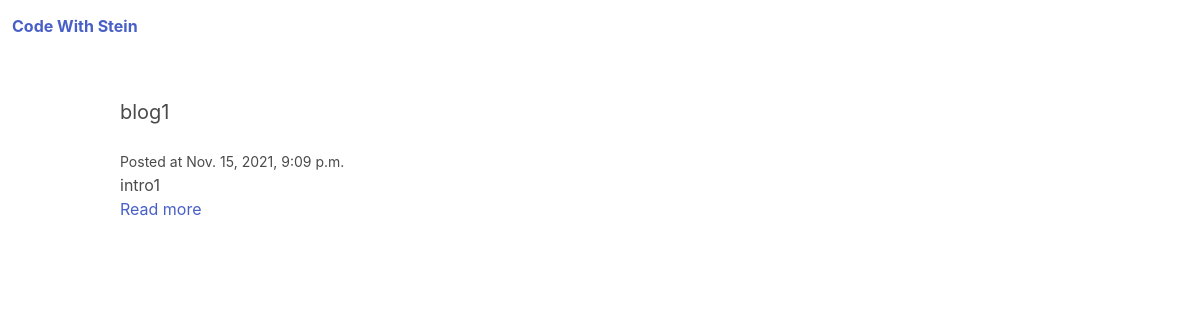
Before: / with the older database file.
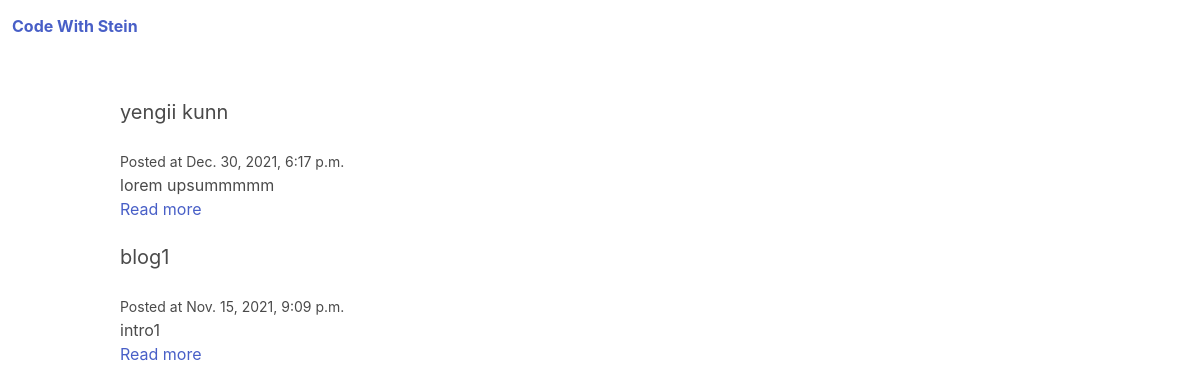
After: the same page with the newer database file.
### blogapp/models.py (models this page shows, shortened)
class Post(models.Model):
    title = models.CharField(max_length=255)
    slug = models.SlugField()
    intro = models.TextField()
    body = models.TextField()
    date_added = models.DateTimeField(auto_now_add=True)
    class Meta:
        ordering = ['-date_added']

### blogapp/views.py (the view)
# urls.py: path('', index, name='home'),
def index(request):
    posts = Post.objects.all()
    context = {'posts': posts}
    return render(request, 'blogapp/index.html', context)

### blogapp/templates/blogapp/index.html
{% extends 'blogapp/base.html' %}
{% block content %}
	{% for post in posts %}
		<div class="post block">
			<h2 class="subtitle">{{ post.title }}</h2>
			<small>Posted at {{ post.date_added }}</small>
			<p>{{ post.intro }}</p>
			<a href="{% url 'post_detail' post.id %}">Read more</a>
		</div>
	{% endfor %}
{% endblock %}

### blogapp/templates/blogapp/base.html (shortened to what this page needs)
<!DOCTYPE html>
<html>
  <head>
    <link rel="stylesheet" href="https://cdn.jsdelivr.net/npm/bulma@0.9.1/css/bulma.min.css">
  </head>
  <body>
    <nav class="navbar">
      <div class="navbar-brand">
        <a href="/" class="navbar-item"><strong>Code With Stein</strong></a>
      </div>
    </nav>
    <section class="section">
      <div class="container">
        {% block content %}
        {% endblock %}
      </div>
    </section>
  </body>
</html>

Changed rows visible on the page:
added Post: title "yengii kunn", date_added "Dec. 30, 2021, 6:17 p.m.", intro "lorem upsummmmm"
